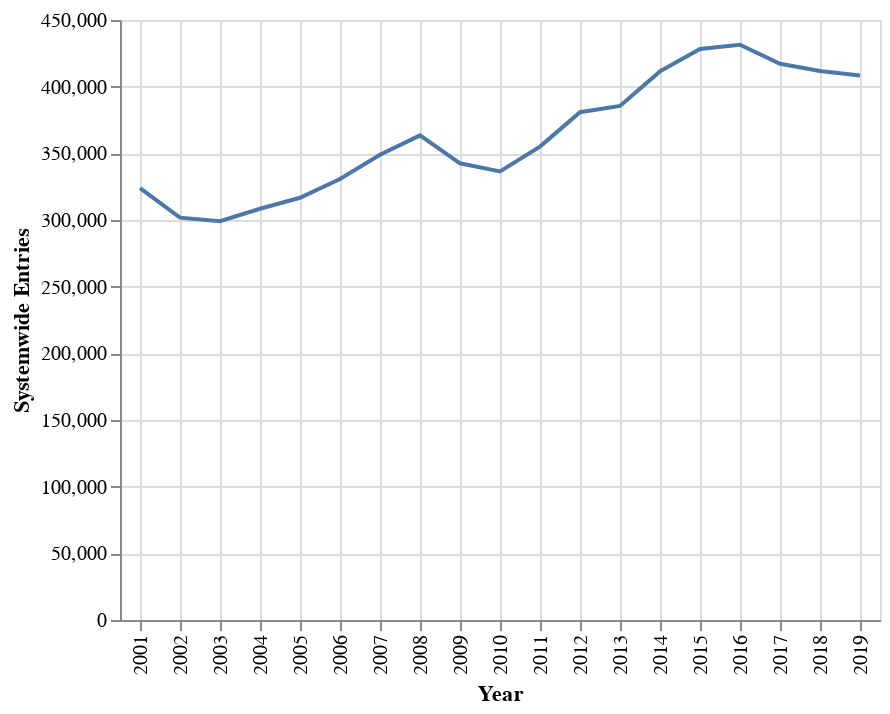

Notebook code cell kept with this figure:
### Code cell
alt.Chart(df).mark_line().encode(
    x='Year',
    y='Systemwide Entries'
).configure_axis(
    grid=True
)

### Figure 1 — Vega-Lite specification as saved in the notebook (floating-point values rounded to 4 significant figures)
{"config": {"view": {"continuousWidth": 300, "continuousHeight": 300}, "axis": {"grid": true}}, "data": {"name": "data-3d740e2f0134d31377fa92f57adb8def"}, "mark": {"type": "line"}, "encoding": {"x": {"field": "Year", "type": "nominal"}, "y": {"field": "Systemwide Entries", "type": "quantitative"}}, "$schema": "https://vega.github.io/schema/vega-lite/v5.20.1.json", "datasets": {"data-3d740e2f0134d31377fa92f57adb8def": [{"Year": "2001", "Systemwide Entries": 323900.0, "Richmond Percent of Entries": 0.01365, "El Cerrito Del Norte Percent of Entries": 0.02445, "El Cerrito Plaza Percent of Entries": 0.01251}, {"Year": "2002", "Systemwide Entries": 301800.0, "Richmond Percent of Entries": 0.01375, "El Cerrito Del Norte Percent of Entries": 0.02446, "El Cerrito Plaza Percent of Entries": 0.01255}, {"Year": "2003", "Systemwide Entries": 299100.0, "Richmond Percent of Entries": 0.01161, "El Cerrito Del Norte Percent of Entries": 0.02306, "El Cerrito Plaza Percent of Entries": 0.01229}, {"Year": "2004", "Systemwide Entries": 308400.0, "Richmond Percent of Entries": 0.01075, "El Cerrito Del Norte Percent of Entries": 0.02201, "El Cerrito Plaza Percent of Entries": 0.01204}, {"Year": "2005", "Systemwide Entries": 316700.0, "Richmond Percent of Entries": 0.01054, "El Cerrito Del Norte Percent of Entries": 0.02174, "El Cerrito Plaza Percent of Entries": 0.01196}, {"Year": "2006", "Systemwide Entries": 330800.0, "Richmond Percent of Entries": 0.01001, "El Cerrito Del Norte Percent of Entries": 0.02154, "El Cerrito Plaza Percent of Entries": 0.01204}, {"Year": "2007", "Systemwide Entries": 348900.0, "Richmond Percent of Entries": 0.009721, "El Cerrito Del Norte Percent of Entries": 0.02107, "El Cerrito Plaza Percent of Entries": 0.01189}, {"Year": "2008", "Systemwide Entries": 363500.0, "Richmond Percent of Entries": 0.009868, "El Cerrito Del Norte Percent of Entries": 0.02082, "El Cerrito Plaza Percent of Entries": 0.0119}, {"Year": "2009", "Systemwide Entries": 342500.0, "Richmond Percent of Entries": 0.00963, "El Cerrito Del Norte Percent of Entries": 0.02019, "El Cerrito Plaza Percent of Entries": 0.012}, {"Year": "2010", "Systemwide Entries": 336500.0, "Richmond Percent of Entries": 0.009772, "El Cerrito Del Norte Percent of Entries": 0.0198, "El Cerrito Plaza Percent of Entries": 0.01217}, {"Year": "2011", "Systemwide Entries": 355000.0, "Richmond Percent of Entries": 0.009947, "El Cerrito Del Norte Percent of Entries": 0.02011, "El Cerrito Plaza Percent of Entries": 0.01204}, {"Year": "2012", "Systemwide Entries": 380900.0, "Richmond Percent of Entries": 0.01003, "El Cerrito Del Norte Percent of Entries": 0.0202, "El Cerrito Plaza Percent of Entries": 0.0119}, {"Year": "2013", "Systemwide Entries": 385600.0, "Richmond Percent of Entries": 0.01002, "El Cerrito Del Norte Percent of Entries": 0.02038, "El Cerrito Plaza Percent of Entries": 0.01177}, {"Year": "2014", "Systemwide Entries": 411500.0, "Richmond Percent of Entries": 0.01043, "El Cerrito Del Norte Percent of Entries": 0.02006, "El Cerrito Plaza Percent of Entries": 0.01163}, {"Year": "2015", "Systemwide Entries": 428200.0, "Richmond Percent of Entries": 0.01068, "El Cerrito Del Norte Percent of Entries": 0.02008, "El Cerrito Plaza Percent of Entries": 0.01161}, {"Year": "2016", "Systemwide Entries": 431400.0, "Richmond Percent of Entries": 0.01046, "El Cerrito Del Norte Percent of Entries": 0.02033, "El Cerrito Plaza Percent of Entries": 0.01172}, {"Year": "2017", "Systemwide Entries": 417200.0, "Richmond Percent of Entries": 0.01047, "El Cerrito Del Norte Percent of Entries": 0.02015, "El Cerrito Plaza Percent of Entries": 0.01171}, {"Year": "2018", "Systemwide Entries": 411700.0, "Richmond Percent of Entries": 0.01049, "El Cerrito Del Norte Percent of Entries": 0.0194, "El Cerrito Plaza Percent of Entries": 0.01159}, {"Year": "2019", "Systemwide Entries": 408300.0, "Richmond Percent of Entries": 0.01089, "El Cerrito Del Norte Percent of Entries": 0.01872, "El Cerrito Plaza Percent of Entries": 0.01145}]}}
